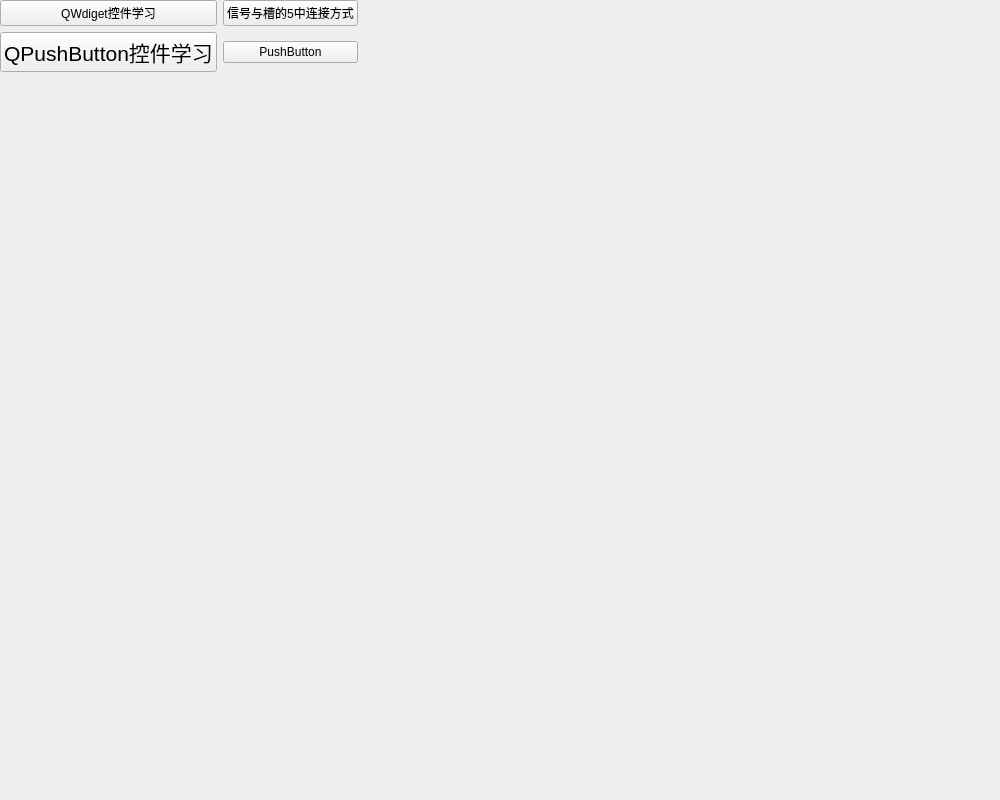
<?xml version="1.0" encoding="UTF-8"?>
<ui version="4.0">
 <class>MainWindow</class>
 <widget class="QMainWindow" name="MainWindow">
  <property name="geometry">
   <rect>
    <x>0</x>
    <y>0</y>
    <width>1000</width>
    <height>800</height>
   </rect>
  </property>
  <property name="minimumSize">
   <size>
    <width>1000</width>
    <height>800</height>
   </size>
  </property>
  <property name="maximumSize">
   <size>
    <width>1000</width>
    <height>800</height>
   </size>
  </property>
  <property name="windowTitle">
   <string>Qt控件学习</string>
  </property>
  <widget class="QWidget" name="centralWidget">
   <property name="minimumSize">
    <size>
     <width>600</width>
     <height>500</height>
    </size>
   </property>
   <property name="maximumSize">
    <size>
     <width>1000</width>
     <height>800</height>
    </size>
   </property>
   <layout class="QVBoxLayout" name="verticalLayout">
    <property name="spacing">
     <number>0</number>
    </property>
    <property name="leftMargin">
     <number>0</number>
    </property>
    <property name="topMargin">
     <number>0</number>
    </property>
    <property name="rightMargin">
     <number>0</number>
    </property>
    <property name="bottomMargin">
     <number>0</number>
    </property>
    <item>
     <widget class="QWidget" name="widget" native="true">
      <property name="styleSheet">
       <string notr="true"/>
      </property>
      <layout class="QGridLayout" name="gridLayout">
       <property name="leftMargin">
        <number>0</number>
       </property>
       <property name="topMargin">
        <number>0</number>
       </property>
       <property name="rightMargin">
        <number>0</number>
       </property>
       <property name="bottomMargin">
        <number>0</number>
       </property>
       <property name="spacing">
        <number>0</number>
       </property>
       <item row="0" column="0">
        <layout class="QGridLayout" name="MainGridLayout">
         <item row="2" column="0">
          <spacer name="verticalSpacer">
           <property name="orientation">
            <enum>Qt::Vertical</enum>
           </property>
           <property name="sizeHint" stdset="0">
            <size>
             <width>20</width>
             <height>40</height>
            </size>
           </property>
          </spacer>
         </item>
         <item row="0" column="1">
          <widget class="QPushButton" name="signalslot_btn">
           <property name="styleSheet">
            <string notr="true">font: 18pt &quot;Arial&quot;;</string>
           </property>
           <property name="text">
            <string>信号与槽的5中连接方式</string>
           </property>
          </widget>
         </item>
         <item row="0" column="3">
          <spacer name="horizontalSpacer">
           <property name="orientation">
            <enum>Qt::Horizontal</enum>
           </property>
           <property name="sizeHint" stdset="0">
            <size>
             <width>40</width>
             <height>20</height>
            </size>
           </property>
          </spacer>
         </item>
         <item row="1" column="0">
          <widget class="QPushButton" name="pushButton_2">
           <property name="font">
            <font>
             <family>Arial</family>
             <pointsize>16</pointsize>
             <weight>50</weight>
             <italic>false</italic>
             <bold>false</bold>
            </font>
           </property>
           <property name="styleSheet">
            <string notr="true">font: 16pt &quot;Arial&quot;;</string>
           </property>
           <property name="text">
            <string>QPushButton控件学习</string>
           </property>
          </widget>
         </item>
         <item row="0" column="0">
          <widget class="QPushButton" name="widget_btn">
           <property name="styleSheet">
            <string notr="true">font: 20pt &quot;Arial&quot;;</string>
           </property>
           <property name="text">
            <string>QWdiget控件学习</string>
           </property>
          </widget>
         </item>
         <item row="1" column="1">
          <widget class="QPushButton" name="pushButton_4">
           <property name="text">
            <string>PushButton</string>
           </property>
          </widget>
         </item>
        </layout>
       </item>
      </layout>
     </widget>
    </item>
   </layout>
  </widget>
 </widget>
 <layoutdefault spacing="6" margin="11"/>
 <resources/>
 <connections/>
</ui>
